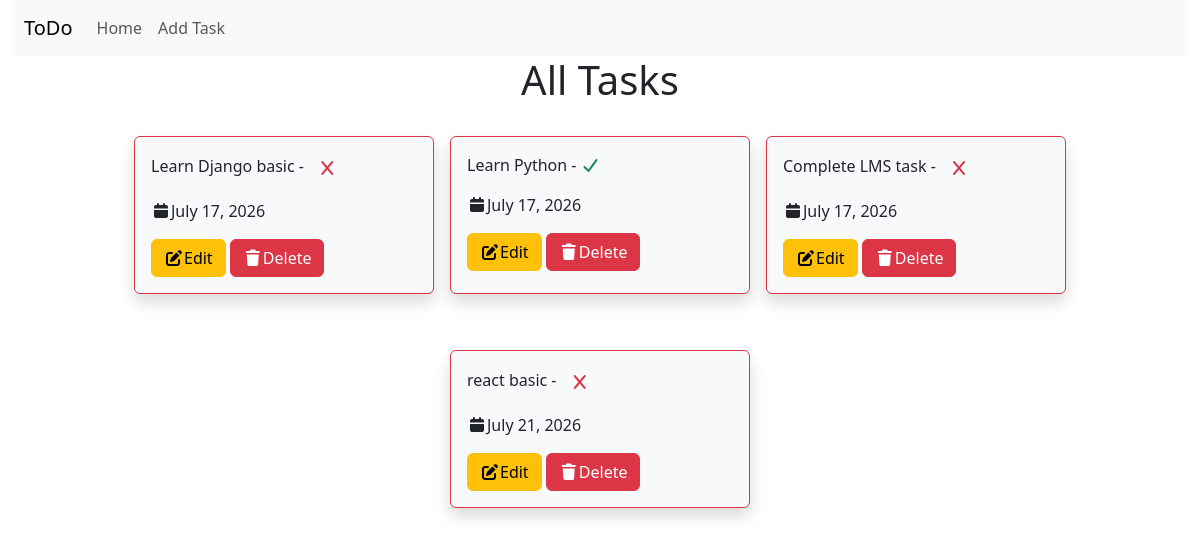
Before: / with the older database file.
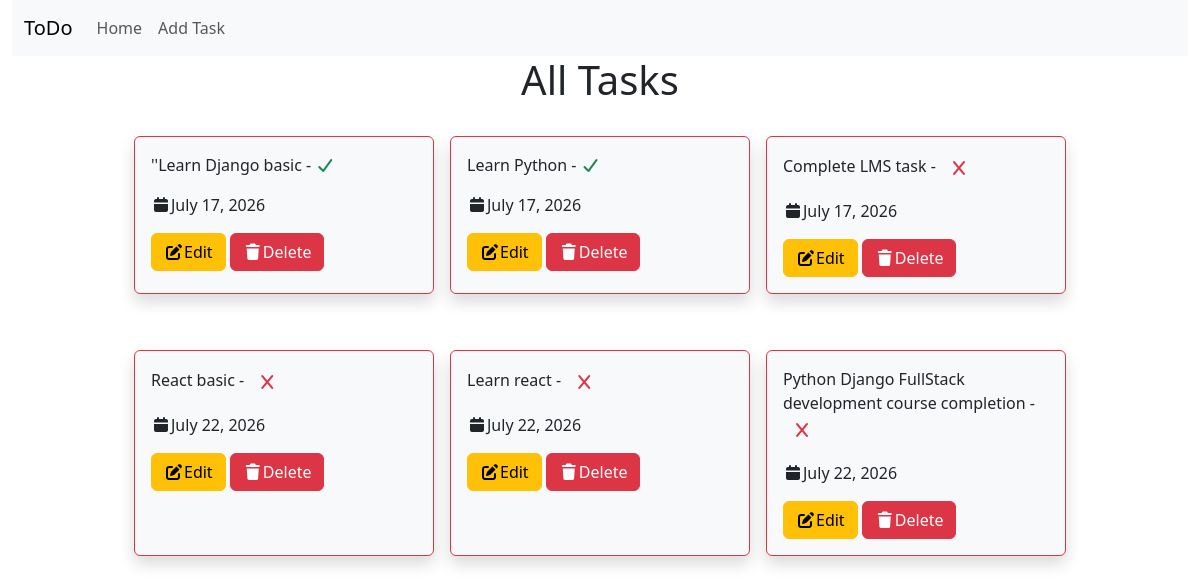
After: the same page with the newer database file.
### tasks/models.py (models this page shows)
class ToDos(models.Model):
    task=models.CharField(max_length=100)
    is_completed=models.BooleanField(default=False)
    date=models.DateField(auto_now_add=True)

### tasks/views.py (the view)
# urls.py: path('',views.all_tasks),
def all_tasks(request):
    my_task=ToDos.objects.all()
    return render(request,'all-tasks.html',{'data':my_task})

### templates/all-tasks.html (shortened to what this page needs)
<!DOCTYPE html>
<html lang="en">
<head>
    <link href="https://cdn.jsdelivr.net/npm/bootstrap@5.3.8/dist/css/bootstrap.min.css" rel="stylesheet"
>
    <link rel="stylesheet" href="https://cdnjs.cloudflare.com/ajax/libs/font-awesome/7.3.0/css/all.min.css">
</head>
<body class="container-fluid ">
    <nav class="navbar navbar-expand-lg bg-body-tertiary">
        <div class="container-fluid">
            <a class="navbar-brand" href="#">ToDo</a>
            <div class="collapse navbar-collapse" id="navbarNavDropdown">
                <ul class="navbar-nav">
                    <li class="nav-item">
                        <a class="nav-link" href="/">Home</a>
                    </li>
                    <li class="nav-item">
                        <a class="nav-link" href="/add-task">Add Task</a>
                    </li>
                </ul>
            </div>
        </div>
    </nav>
    <h1 class="text-center mb-4">All Tasks</h1>
    <div class="row justify-content-center">
        {% for t in data %}
        <div class="btn-waring col-lg-3 col-md-4 col-sm-6 border border-danger m-2 p-2 rounded shadow p-3 mb-5 bg-body-tertiary">
            <p>{{t.task}} - {% if t.is_completed %}<i class="fa-solid fa-check text-success"></i>{% else %}<i class="fa-solid fa-x btn text-danger"></i>{% endif %}</p>
            <p><i class="fa-solid fa-calendar"></i>{{t.date}}</p>
            <a href="/update-task/{{t.id}}" class="btn btn-warning"><i class="fa-solid fa-pen-to-square"></i>Edit</a>
            <a href="/delete-task/{{t.id}}" class="btn btn-danger" onclick="return confirmDelete()"><i class="fa-solid fa-trash"></i>Delete</a>
        </div>
        {% endfor %}
    </div>
</body>
</html>

Changed rows visible on the page:
removed ToDos: task "react basic", is_completed False (drawn), date "July 21, 2026"
changed ToDos: task "Learn Django basic" → "''Learn Django basic"; is_completed False → True (drawn)
added ToDos: task "React basic", is_completed False (drawn), date "July 22, 2026"
added ToDos: task "Learn react", is_completed False (drawn), date "July 22, 2026"
added ToDos: task "Python Django FullStack development course completion", is_completed False (drawn), date "July 22, 2026"
